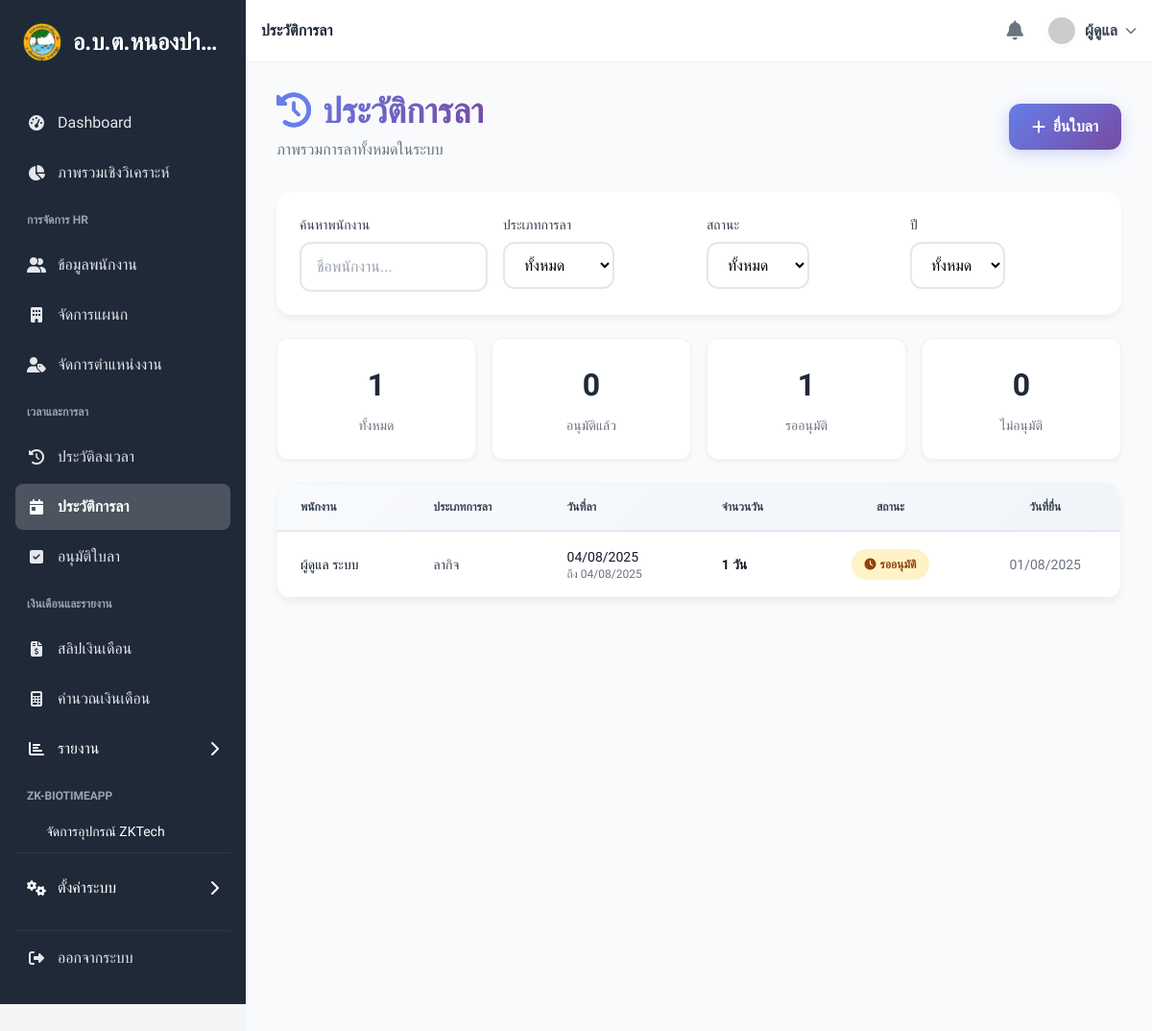
The app's page /leave/history (signed in) with its own data.
### tables this page shows
CREATE TABLE `leave_requests`  (
  `id` int NOT NULL AUTO_INCREMENT,
  `employee_id` int NOT NULL,
  `leave_type_id` int NOT NULL,
  `start_date` date NOT NULL,
  `end_date` date NOT NULL,
  `reason` text NULL,
  `status` enum('รออนุมัติ','อนุมัติ','ไม่อนุมัติ','ยกเลิก') NOT NULL DEFAULT 'รออนุมัติ',
  `attachment_path` varchar(255) NULL DEFAULT NULL,
  `created_at` timestamp NOT NULL DEFAULT current_timestamp,
  `updated_at` timestamp NOT NULL DEFAULT current_timestamp ON UPDATE CURRENT_TIMESTAMP,
  PRIMARY KEY (`id`) USING BTREE,
  INDEX `employee_id`(`employee_id`) USING BTREE,
  INDEX `leave_type_id`(`leave_type_id`) USING BTREE,
  CONSTRAINT `fk_leave_request_employee` FOREIGN KEY (`employee_id`) REFERENCES `employees` (`id`) ON DELETE CASCADE ON UPDATE RESTRICT,
  CONSTRAINT `fk_leave_request_type` FOREIGN KEY (`leave_type_id`) REFERENCES `leave_types` (`id`) ON DELETE RESTRICT ON UPDATE RESTRICT
);

CREATE TABLE `leave_types`  (
  `id` int NOT NULL AUTO_INCREMENT,
  `name` varchar(100) NOT NULL,
  `max_days_per_year` int NOT NULL DEFAULT 0,
  `is_paid` tinyint(1) NULL DEFAULT 1,
  `created_at` timestamp NOT NULL DEFAULT current_timestamp,
  `updated_at` timestamp NOT NULL DEFAULT current_timestamp ON UPDATE CURRENT_TIMESTAMP,
  PRIMARY KEY (`id`) USING BTREE
);

### views/leave/history.php (the view, shortened to what the rows shown need)
<?php
require_once __DIR__ . '/../layouts/header.php';
?>
<link href='https://cdn.jsdelivr.net/npm/fullcalendar@5.11.3/main.min.css' rel='stylesheet' />
<?php require_once __DIR__ . '/../layouts/sidebar.php'; ?>
<main class="flex-1 p-4 sm:p-6 lg:p-8 bg-slate-50 min-h-screen">
    <div class="floating-header">
        <div>
            <h1 class="text-3xl md:text-4xl font-bold section-header">
                <i class="fas fa-history mr-3" style="-webkit-text-fill-color: #667eea;"></i>ประวัติการลา
            </h1>
        </div>
    </div>
    <?php if ($permissions['is_admin'] || $permissions['is_hr']) : ?>
        <?php if (isset($num) && $num > 0) : ?>
            <div class="stats-container">
                <?php
                $leave_requests = $stmt->fetchAll(PDO::FETCH_ASSOC);
                $total = count($leave_requests);
                $approved = count(array_filter($leave_requests, fn($r) => $r['status'] == 'อนุมัติ'));
                $pending = count(array_filter($leave_requests, fn($r) => $r['status'] == 'รออนุมัติ'));
                $rejected = count(array_filter($leave_requests, fn($r) => $r['status'] == 'ไม่อนุมัติ'));
                ?>
                <div class="stat-card">
                    <div class="stat-number text-blue-600"><?php echo $total; ?></div>
                    <div class="stat-label">ทั้งหมด</div>
                </div>
                <div class="stat-card">
                    <div class="stat-number text-green-600"><?php echo $approved; ?></div>
                    <div class="stat-label">อนุมัติแล้ว</div>
                </div>
                <div class="stat-card">
                    <div class="stat-number text-yellow-600"><?php echo $pending; ?></div>
                    <div class="stat-label">รออนุมัติ</div>
                </div>
                <div class="stat-card">
                    <div class="stat-number text-red-600"><?php echo $rejected; ?></div>
                    <div class="stat-label">ไม่อนุมัติ</div>
                </div>
            </div>
            <div class="table-container">
                <div class="overflow-x-auto">
                    <table class="w-full text-sm text-left text-gray-500" id="leave-table">
                        <thead class="text-xs text-gray-700 uppercase table-header">
                            <tr>
                                <th scope="col" class="px-6 py-4 font-semibold">พนักงาน</th>
                                <th scope="col" class="px-6 py-4 font-semibold">ประเภทการลา</th>
                                <th scope="col" class="px-6 py-4 font-semibold">วันที่ลา</th>
                                <th scope="col" class="px-6 py-4 font-semibold">จำนวนวัน</th>
                                <th scope="col" class="px-6 py-4 font-semibold text-center">สถานะ</th>
                                <th scope="col" class="px-6 py-4 font-semibold text-center">วันที่ยื่น</th>
                            </tr>
                        </thead>
                        <tbody>
                            <?php foreach ($leave_requests as $row) :
                                $status_class = 'status-pending';
                                $status_icon = 'fas fa-clock';
                                $start_date = new DateTime($row['start_date']);
                                $end_date = new DateTime($row['end_date']);
                                $days_count = $start_date->diff($end_date)->days + 1;
                            ?>
                                <tr class="bg-white border-b hover:bg-slate-50 transition-colors duration-200"
                                    data-employee="<?php echo strtolower($row['employee_name']); ?>"
                                    data-leave-type="<?php echo $row['leave_type_name']; ?>"
                                    data-status="<?php echo $row['status']; ?>"
                                    data-year="<?php echo date('Y', strtotime($row['start_date'])); ?>">
                                    <td class="px-6 py-4">
                                        <div class="font-medium text-gray-900"><?php echo htmlspecialchars($row['employee_name']); ?></div>
                                    </td>
                                    <td class="px-6 py-4">
                                        <span class="font-medium text-gray-700"><?php echo htmlspecialchars($row['leave_type_name']); ?></span>
                                    </td>
                                    <td class="px-6 py-4 whitespace-nowrap">
                                        <div class="text-gray-900"><?php echo $start_date->format('d/m/Y'); ?></div>
                                        <div class="text-gray-500 text-xs">ถึง <?php echo $end_date->format('d/m/Y'); ?></div>
                                    </td>
                                    <td class="px-6 py-4">
                                        <span class="font-semibold text-gray-900"><?php echo $days_count; ?> วัน</span>
                                    </td>
                                    <td class="px-6 py-4 text-center">
                                        <span class="status-badge <?php echo $status_class; ?>">
                                            <i class="<?php echo $status_icon; ?>"></i>
                                            <?php echo htmlspecialchars($row['status']); ?>
                                        </span>
                                    </td>
                                    <td class="px-6 py-4 text-center text-gray-500">
                                        <?php echo date('d/m/Y', strtotime($row['created_at'] ?? $row['start_date'])); ?>
                                    </td>
                                </tr>
                            <?php endforeach; ?>
                        </tbody>
                    </table>
                </div>
            </div>
        <?php endif; ?>
    <?php endif; ?>
</main>
<?php require_once __DIR__ . '/../layouts/footer.php'; ?>

### records on screen
leave_requests: status "0", status "1", employee_name "ผู้ดูแล ระบบ", leave_type.name "ลากิจ", start_date "04/08/2025", end_date "04/08/2025", days_count "1", status "รออนุมัติ", created_at "01/08/2025"

### other values on screen
$org_name "อ.บ.ต.หนองปา…"
$page_title "ประวัติการลา"
$_SESSION['user_name'] "ผู้ดูแล"
$total "1"
